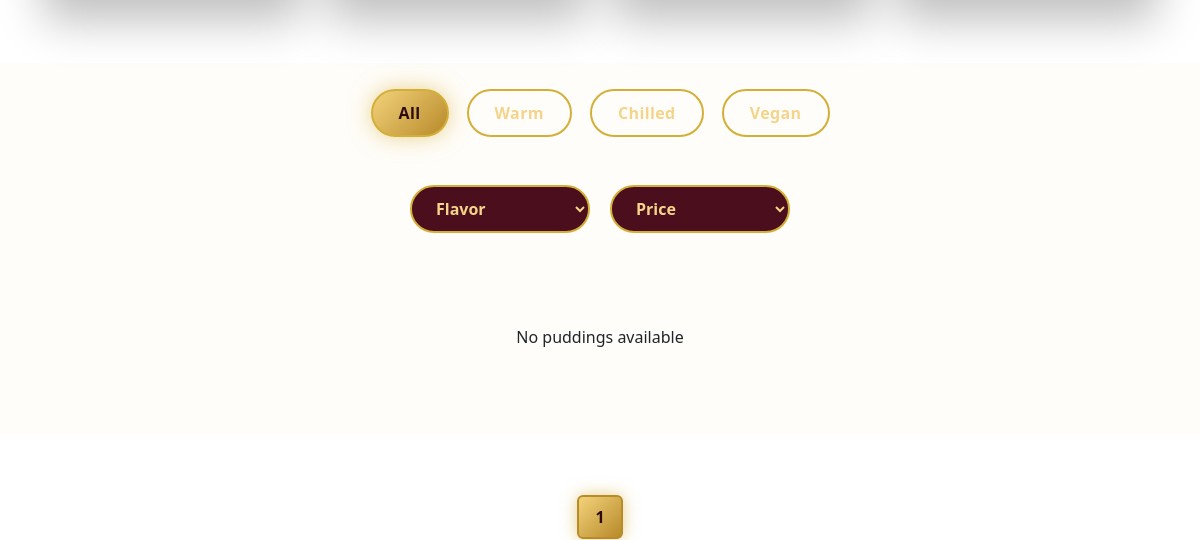
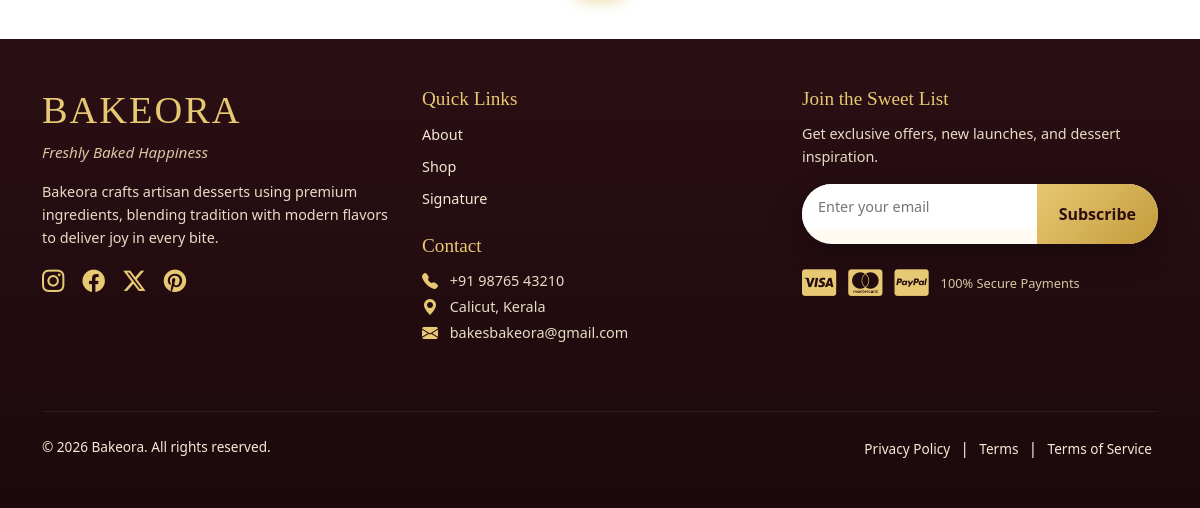
/puddings/ (lower part), run on an earlier commit of the app's database (2 pictures, top to bottom).
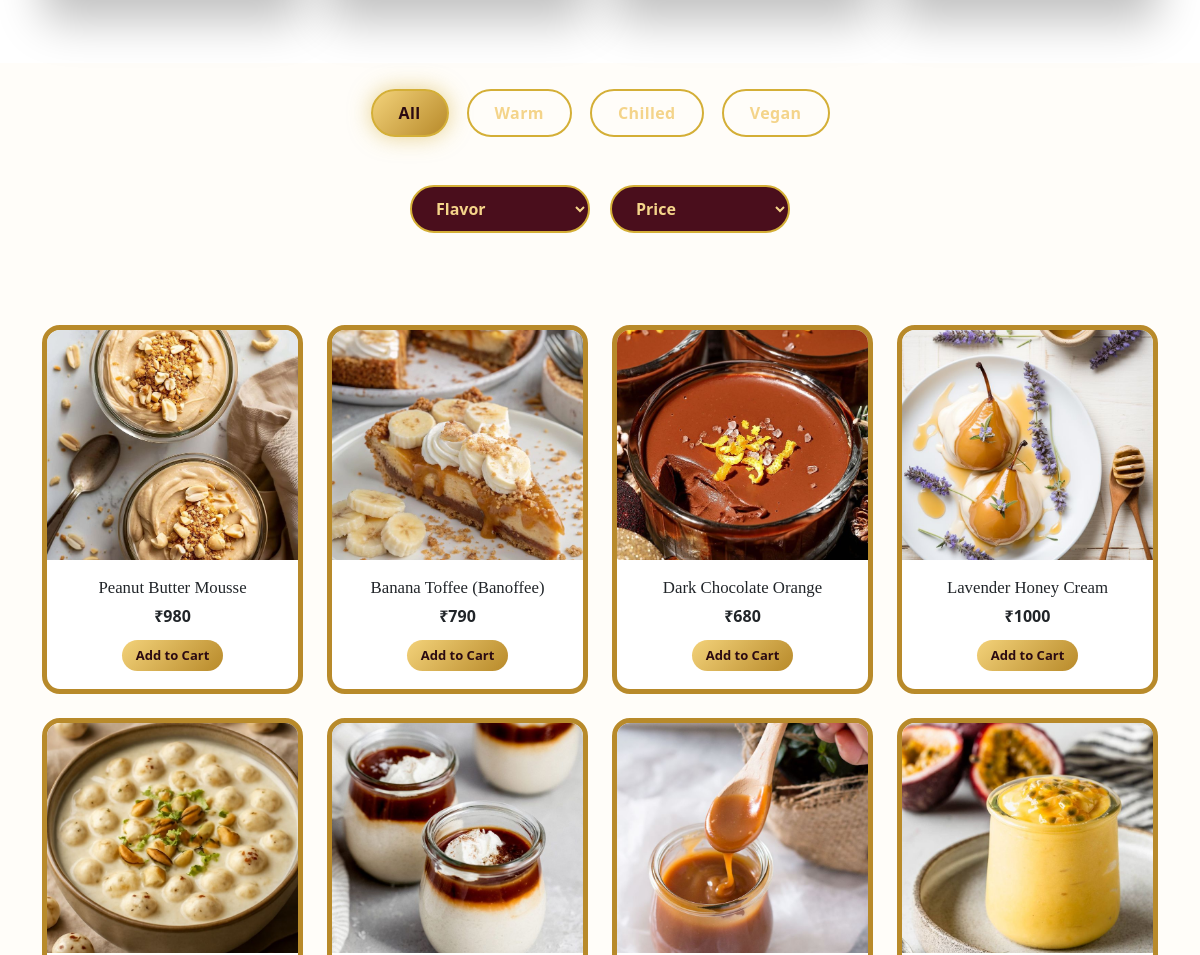
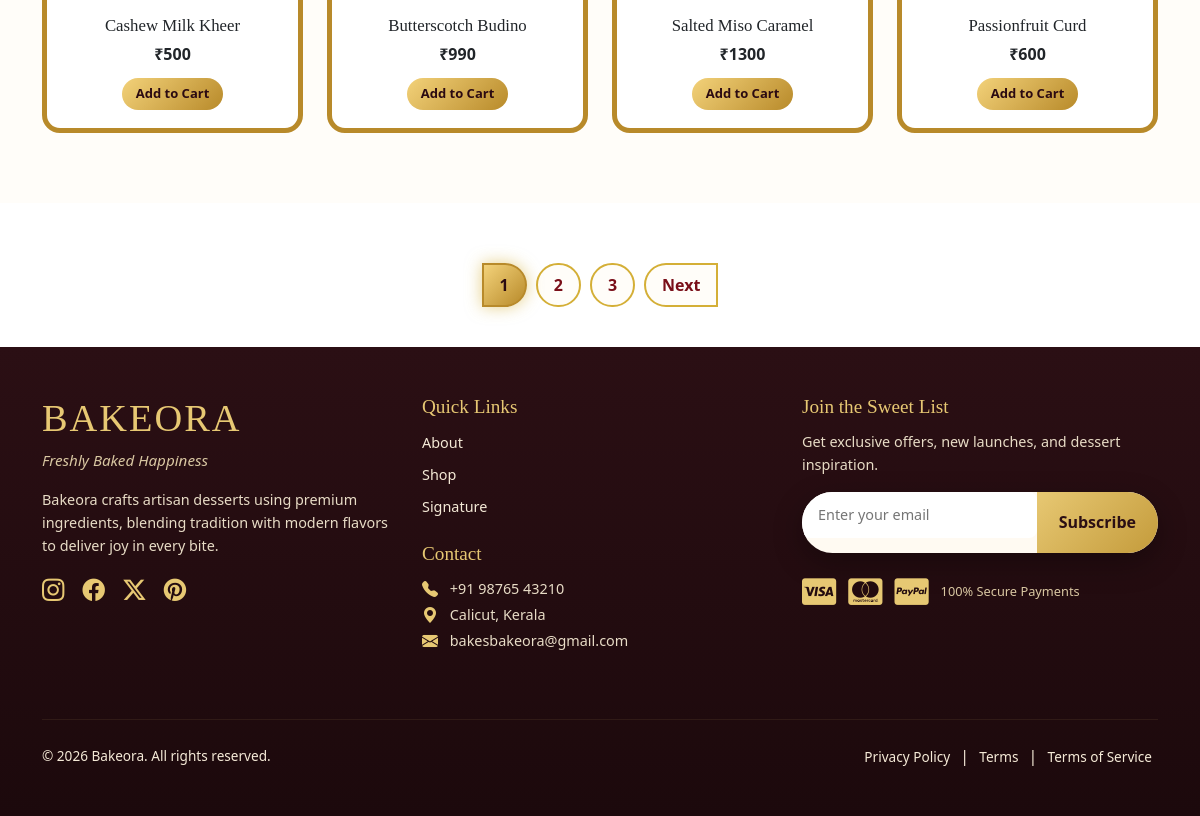
And on a later commit of the database (2 pictures, top to bottom).
### products/models.py (models this page shows, shortened)
class Pudding(models.Model):
    STYLE_CHOICES = [
        ('warm', 'Warm'),
        ('chilled', 'Chilled'),
        ('vegan', 'Vegan'),
    ]
    TAG_COLOR_CHOICES = [
        ('default', 'Default'),
        ('green', 'Green'),
        ('vegan', 'Vegan'),
    ]
    FLAVOR_CHOICES = [
        ('chocolate', 'Chocolate'),
        ('vanilla', 'Vanilla'),
        ('fruit', 'Fruit'),
        ('pistachio', 'Pistachio'),
        ('strawberry', 'Strawberry'),
        ('mango', 'Mango'),
        ('butter','Butter')
    ]
    name = models.CharField(max_length=150)
    image = models.ImageField(upload_to='puddings/')
    price = models.IntegerField()
    flavor = models.CharField(
        max_length=50,
        choices=FLAVOR_CHOICES,
        blank=True,
        null=True
    )
    style = models.CharField(
        max_length=20,
        choices=STYLE_CHOICES,
        default='chilled'
    )
    tag_text = models.CharField(
        max_length=50,
        blank=True,
        null=True
    )
    tag_color = models.CharField(
        max_length=20,
        choices=TAG_COLOR_CHOICES,
        default='default'
    )

### products/views.py (the view)
# urls.py: path('puddings/',views.puddings,name='puddings'),
def puddings(request):
    puddings = Pudding.objects.all()
    flavor = request.GET.get('flavor')
    price = request.GET.get('price')
    if flavor:
        puddings = puddings.filter(flavor=flavor)
    if price == '150-450':
        puddings = puddings.filter(price__gte=150, price__lte=450)
    elif price == '450-800':
        puddings = puddings.filter(price__gte=450, price__lte=800)
    elif price == 'low-high':
        puddings = puddings.order_by('price')
    elif price == 'high-low':
        puddings = puddings.order_by('-price')
    paginator = Paginator(puddings, 8)   # 8 items per page
    page_number = request.GET.get('page')
    page_obj = paginator.get_page(page_number)
    context = {
        'page_obj': page_obj
    }
    return render(request, 'puddings.html', context)

### ecommerce/context_processors.py (called while the page is built)
def cart_count(request):
    if request.user.is_authenticated:
        try:
            cart = Cart.objects.get(user=request.user)
            return {'cart_count': cart.items.count()}
        except Cart.DoesNotExist:
            return {'cart_count': 0}
    return {'cart_count': 0}

### ecommerce/templates/puddings.html (shortened to what this page needs)
{% extends "master.html" %}
{% load static %}
{% block content %}
<section class="cakes-best-sellers">
</section>
<section class="puddings-filter-bar">
  <div class="container">
    <div class="puddings-filters">
      <button class="pudding-filter active" data-filter="all">
        All
      </button>
      <button class="pudding-filter" data-filter="warm">
        Warm
      </button>
      <button class="pudding-filter" data-filter="chilled">
        Chilled
      </button>
      <button class="pudding-filter" data-filter="vegan">
        Vegan
      </button>
    </div>
  </div>
</section>
<section class="cakes-filter-bar">
  <div class="container">
    <form method="get" class="cakes-filter-inner">
      <select name="flavor" class="cakes-filter" onchange="this.form.submit()">
        <option value="" hidden>Flavor</option>
      </select>
      <select name="price" class="cakes-filter" onchange="this.form.submit()">
        <option value="" hidden>Price</option>
      </select>
    </form>
  </div>
</section>
<section class="cakes-grid" id="grid">
  <div class="container">
    <div class="row g-4">
      {% for pudding in page_obj %}
      <div class="col-12 col-sm-6 col-lg-3">
        <div class="cake-card">
          <img src="{{ pudding.image.url }}" alt="{{ pudding.name }}">
          <div class="cake-info">
            <h5>{{ pudding.name }}</h5>
            <span>₹{{ pudding.price }}</span>
            <button class="btn btn-sm add-to-cart-btn" data-product-id="{{ pudding.id }}">
              Add to Cart
            </button>
          </div>
        </div>
      </div>
      {% empty %}
      <p class="text-center">No puddings available</p>
      {% endfor %}
    </div>
  </div>
</section>
<div class="pagination-wrap">
  <ul class="pagination justify-content-center">
    {% for num in page_obj.paginator.page_range %}
    <li class="page-item {% if page_obj.number == num %}active{% endif %}">
      <a class="page-link"
        href="?{% for key,value in request.GET.items %}{% if key != 'page' %}{{ key }}={{ value }}&{% endif %}{% endfor %}page={{ num }}#grid">
        {{ num }}
      </a>
    </li>
    {% endfor %}
    {% if page_obj.has_next %}
    <li class="page-item">
      <a class="page-link"
        href="?{% for key,value in request.GET.items %}{% if key != 'page' %}{{ key }}={{ value }}&{% endif %}{% endfor %}page={{ page_obj.next_page_number }}#grid">
        Next
      </a>
    </li>
    {% endif %}
  </ul>
</div>
{% endblock %}

### ecommerce/templates/master.html (shortened to what this page needs)
{% load static %}
<!DOCTYPE html>
<html lang="en">
<head>
  <link href="https://cdn.jsdelivr.net/npm/bootstrap@5.3.2/dist/css/bootstrap.min.css" rel="stylesheet">
  <link href="https://cdn.jsdelivr.net/npm/bootstrap-icons/font/bootstrap-icons.css" rel="stylesheet">
  <link rel="stylesheet" href="https://cdnjs.cloudflare.com/ajax/libs/font-awesome/6.5.1/css/all.min.css">
  <link rel="stylesheet" href="{% static 'css/style.css' %}">
  <link rel="stylesheet" href="{% static 'css/Items.css' %}">
  <link rel="stylesheet" href="{% static 'css/log_reg.css' %}">
</head>
<body>
  {% block content %}{% endblock %}
<footer class="bakeora-footer">
  <div class="container py-5">
    <div class="row gy-5">
      <div class="col-lg-4 col-md-6">
        <h2 class="footer-brand">BAKEORA</h2>
        <p class="footer-tagline">Freshly Baked Happiness</p>
        <p class="footer-about">
          Bakeora crafts artisan desserts using premium ingredients,
          blending tradition with modern flavors to deliver joy in every bite.
        </p>
        <div class="footer-social mt-3">
          <a href="#"><i class="bi bi-instagram"></i></a>
          <a href="#"><i class="bi bi-facebook"></i></a>
          <a href="#"><i class="bi bi-twitter-x"></i></a>
          <a href="#"><i class="bi bi-pinterest"></i></a>
        </div>
      </div>
      <div class="col-lg-4 col-md-6">
        <h5 class="footer-title">Quick Links</h5>
        <ul class="footer-links mb-4">
          <li><a href="#about">About</a></li>
          <li><a href="#shop">Shop</a></li>
          <li><a href="#popular">Signature</a></li>
        </ul>
        <h5 class="footer-title">Contact</h5>
        <p class="footer-text">
  <i class="bi bi-telephone-fill"></i> +91 98765 43210 <br>
  <i class="bi bi-geo-alt-fill"></i> Calicut, Kerala <br>
  <i class="bi bi-envelope-fill"></i> bakesbakeora@gmail.com
</p>
      </div>
      <div class="col-lg-4 col-md-12">
        <h5 class="footer-title">Join the Sweet List</h5>
        <p class="footer-text">
          Get exclusive offers, new launches, and dessert inspiration.
        </p>
        <form class="newsletter-box">
          <input type="email" placeholder="Enter your email" required>
          <button type="submit">Subscribe</button>
        </form>
        <div class="payment-icons mt-4">
          <i class="fab fa-cc-visa"></i>
          <i class="fab fa-cc-mastercard"></i>
          <i class="fab fa-cc-paypal"></i>
          <span class="trust-badge">100% Secure Payments</span>
        </div>
      </div>
    </div>
    <hr class="footer-divider">
    <div class="row footer-bottom align-items-center">
      <div class="col-md-6 text-center text-md-start">
        <p class="mb-0">© 2026 Bakeora. All rights reserved.</p>
      </div>
      <div class="col-md-6 text-center text-md-end">
        <a href="#">Privacy Policy</a> |
        <a href="#">Terms</a> |
        <a href="#">Terms of Service</a>
      </div>
    </div>
  </div>
</footer>
</body>
</html>

### ecommerce/static/css/style.css (style rules this page uses)
html { scroll-behavior: smooth; }
body { padding-top: 80px; margin: 0; }
.bakeora-footer { background: linear-gradient(180deg, #2b0f14 0%, #1c090c 100%); color: #f5ead7; position: relative; }
.footer-brand { font-family: "Playfair Display", serif; font-size: 2.4rem; color: #e7c873; letter-spacing: 2px; }
.footer-tagline { font-size: 0.95rem; color: #d9c7a2; margin-bottom: 1rem; font-style: italic; }
.footer-about { font-size: 0.9rem; line-height: 1.6; color: #e8dcc6; }
.footer-title { font-family: "Playfair Display", serif; color: #e7c873; font-size: 1.2rem; margin-bottom: 0.75rem; }
.footer-text { font-size: 0.9rem; color: #e8dcc6; line-height: 1.6; }
.footer-links { list-style: none; padding: 0; margin-bottom: 1.5rem; }
.footer-links li { margin-bottom: 8px; }
.footer-links a { color: #f5ead7; font-size: 0.9rem; text-decoration: none; position: relative; transition: color 0.3s ease; }
.footer-links a::after { content: ""; position: absolute; left: 0; bottom: -3px; width: 0; height: 1px; background: #e7c873; transition: width 0.3s ease; }
.footer-social a { color: #e7c873; font-size: 1.4rem; margin-right: 14px; display: inline-block; transition: transform 0.3s ease, color 0.3s ease; }
.newsletter-box { display: flex; background: #fffaf2; border-radius: 40px; overflow: hidden; box-shadow: 0 10px 30px rgba(0, 0, 0, 0.3); }
.newsletter-box input { flex: 1; border: none; padding: 12px 16px; font-size: 0.9rem; outline: none; }
.newsletter-box button { background: linear-gradient(135deg, #e7c873, #c49b3b); border: none; padding: 0 22px; font-weight: 600; color: #2b0f14; cursor: pointer; transition: background 0.3s ease; }
.payment-icons { display: flex; align-items: center; gap: 12px; }
.payment-icons i { font-size: 1.9rem; color: #e7c873; }
.trust-badge { font-size: 0.8rem; color: #d9c7a2; }
.footer-text i { color: #e7c873; margin-right: 8px; font-size: 1rem; vertical-align: middle; }
.footer-divider { border-color: rgba(231, 200, 115, 0.35); margin: 3rem 0 1.5rem; }
.footer-bottom p, .footer-bottom a { font-size: 0.85rem; color: #f5ead7; }
.footer-bottom a { text-decoration: none; margin: 0 6px; transition: color 0.3s ease; }

### ecommerce/static/css/items.css (style rules this page uses)
.cakes-best-sellers { padding: 4rem 0; background: #fff; }
.cakes-filter-bar { background: #fffdf9; padding: 22px 0; }
.cakes-filter-inner { display: flex; justify-content: center; gap: 20px; flex-wrap: wrap; }
.cakes-filter { background: #4a0e1c; color: #f4d48a; border: 2px solid #d4af37; border-radius: 999px; padding: 10px 20px; font-weight: 600; min-width: 180px; cursor: pointer; transition: .3s; }
.puddings-filter-bar { background: #fffdf9; padding: 26px 0; }
.puddings-filters { display: flex; justify-content: center; gap: 18px; flex-wrap: wrap; }
.pudding-filter { background: transparent; border: 2px solid #d4af37; color: #f4d48a; padding: 10px 26px; border-radius: 999px; font-weight: 600; letter-spacing: .4px; transition: .3s; }
.pudding-filter.active { background: linear-gradient(135deg, #f3d27a, #b88a2a); color: #2b0a12; box-shadow: 0 0 22px rgba(212,175,55,.55); }
.pagination-wrap { margin: 60px 0 40px; }
.pagination { gap: 10px; }
.pagination .page-item { list-style: none; }
.pagination .page-link { background: #fffdf9; border: 2px solid #d4af37; color: #7a0f19; font-weight: 600; border-radius: 999px; padding: 8px 16px; min-width: 44px; text-align: center; transition: .25s; }
.pagination .page-item.active .page-link { background: linear-gradient(135deg, #f3d27a, #b88a2a); color: #2b0a12; box-shadow: 0 0 16px rgba(212,175,55,.6); border-color: #b88a2a; }
.add-to-cart-btn { background: linear-gradient(135deg, #f3d27a, #b88a2a); color: #2b0a12; border: none; border-radius: 999px; padding: 6px 14px; font-size: 13px; font-weight: 600; transition: .25s; }
.cakes-grid { padding: 70px 0; background: #fffdf9; }
.cake-card { background: #fff; border-radius: 18px; overflow: hidden; border: 1px solid rgba(200,164,93,0.25); transition: all 0.35s ease; height: 100%; border: 5px solid #b88a2a; }
.cake-card img { width: 100%; height: 230px; object-fit: cover; }
.cake-info { padding: 18px; text-align: center; }
.cake-info h5 { font-family: "Playfair Display", serif; font-size: 1.05rem; margin-bottom: 6px; color: var(--dark); }
.cake-info span { display: block; font-weight: 600; color: var(--gold); margin-bottom: 12px; }

### ecommerce/static/css/log_reg.css (style rules this page uses)
form input { width: 100%; padding: 12px 15px; margin-bottom: 15px; border-radius: 8px; border: 1px solid #ddd; font-size: 14px; }

What changed in the data, as far as the page shows it:
added Pudding: image (picture), name "Peanut Butter Mousse", price "980"
added Pudding: image (picture), name "Banana Toffee (Banoffee)", price "790"
added Pudding: image (picture), name "Dark Chocolate Orange", price "680"
added Pudding: image (picture), name "Lavender Honey Cream", price "1000"
added Pudding: image (picture), name "Cashew Milk Kheer", price "500"
added Pudding: image (picture), name "Butterscotch Budino", price "990"
added Pudding: image (picture), name "Salted Miso Caramel", price "1300"
added Pudding: image (picture), name "Passionfruit Curd", price "600"
Also different on the page:
new list line: "2"
new list line: "3"
text no longer shown: "No puddings available"
text now shown: "Next"
